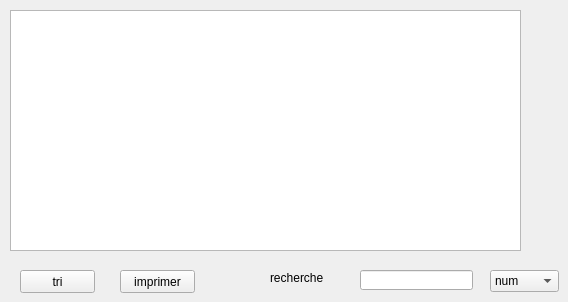
        <widget class="QWidget" name="tab_18">
         <attribute name="title">
          <string>Afficher</string>
         </attribute>
         <widget class="QTableView" name="tabPub_4">
          <property name="geometry">
           <rect>
            <x>10</x>
            <y>10</y>
            <width>511</width>
            <height>241</height>
           </rect>
          </property>
         </widget>
         <widget class="QLabel" name="label_13">
          <property name="geometry">
           <rect>
            <x>270</x>
            <y>270</y>
            <width>71</width>
            <height>16</height>
           </rect>
          </property>
          <property name="text">
           <string>recherche </string>
          </property>
         </widget>
         <widget class="QPushButton" name="pushButton_2">
          <property name="geometry">
           <rect>
            <x>120</x>
            <y>270</y>
            <width>75</width>
            <height>23</height>
           </rect>
          </property>
          <property name="text">
           <string>imprimer</string>
          </property>
         </widget>
         <widget class="QPushButton" name="tri_pub_2">
          <property name="geometry">
           <rect>
            <x>20</x>
            <y>270</y>
            <width>75</width>
            <height>23</height>
           </rect>
          </property>
          <property name="text">
           <string>tri</string>
          </property>
         </widget>
         <widget class="QComboBox" name="comboBox">
          <property name="geometry">
           <rect>
            <x>490</x>
            <y>270</y>
            <width>69</width>
            <height>22</height>
           </rect>
          </property>
          <item>
           <property name="text">
            <string>num</string>
           </property>
          </item>
          <item>
           <property name="text">
            <string>nom</string>
           </property>
          </item>
         </widget>
         <widget class="QLineEdit" name="lineEdit">
          <property name="geometry">
           <rect>
            <x>360</x>
            <y>270</y>
            <width>113</width>
            <height>20</height>
           </rect>
          </property>
         </widget>
        </widget>
